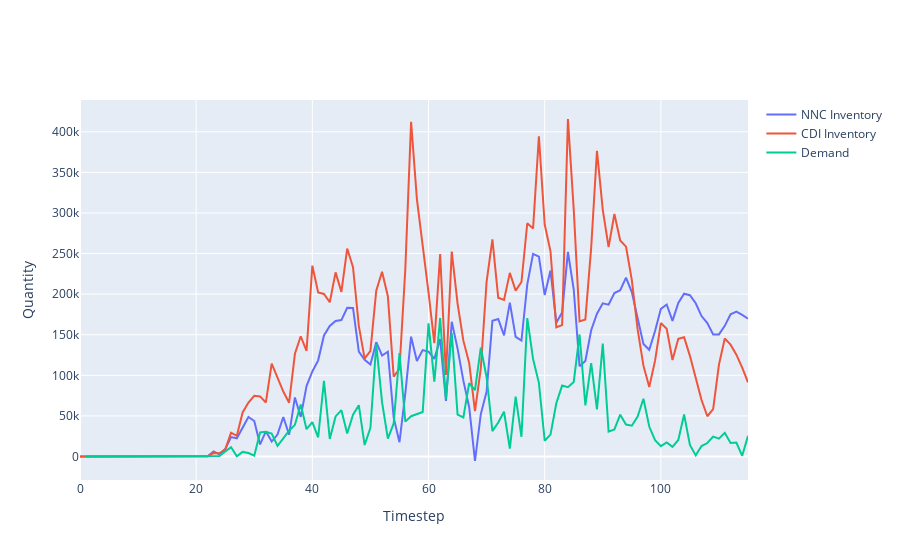

Source (notebook cell):
### Code cell
a = go.Scatter(y=nn_inv, name='NNC Inventory')
b = go.Scatter(y=cdi_inv, name='CDI Inventory')
c = go.Scatter(y=[x.detach().item() for x in fixed_demands], name='Demand',
               x=torch.arange(1, 1001).tolist() )
fig = go.Figure([a,b, c])
fig.layout.xaxis.title = 'Timestep'
fig.layout.yaxis.title = 'Quantity'
fig
